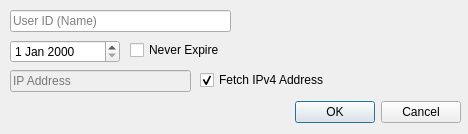
<?xml version="1.0" encoding="UTF-8"?>
<ui version="4.0">
 <class>IdentityDialog</class>
 <widget class="QDialog" name="IdentityDialog">
  <property name="geometry">
   <rect>
    <x>0</x>
    <y>0</y>
    <width>468</width>
    <height>134</height>
   </rect>
  </property>
  <property name="windowTitle">
   <string>p2kontakt: New Identity</string>
  </property>
  <widget class="QDateEdit" name="input_date">
   <property name="enabled">
    <bool>true</bool>
   </property>
   <property name="geometry">
    <rect>
     <x>10</x>
     <y>40</y>
     <width>110</width>
     <height>23</height>
    </rect>
   </property>
  </widget>
  <widget class="QDialogButtonBox" name="buttons_confirm">
   <property name="geometry">
    <rect>
     <x>10</x>
     <y>100</y>
     <width>451</width>
     <height>24</height>
    </rect>
   </property>
   <property name="standardButtons">
    <set>QDialogButtonBox::Cancel|QDialogButtonBox::Ok</set>
   </property>
   <property name="centerButtons">
    <bool>false</bool>
   </property>
  </widget>
  <widget class="QCheckBox" name="checkbox_never">
   <property name="geometry">
    <rect>
     <x>130</x>
     <y>40</y>
     <width>111</width>
     <height>20</height>
    </rect>
   </property>
   <property name="text">
    <string>Never Expire</string>
   </property>
  </widget>
  <widget class="QLineEdit" name="input_userid">
   <property name="geometry">
    <rect>
     <x>10</x>
     <y>10</y>
     <width>221</width>
     <height>22</height>
    </rect>
   </property>
   <property name="placeholderText">
    <string>User ID (Name)</string>
   </property>
  </widget>
  <widget class="QCheckBox" name="checkbox_fetch">
   <property name="geometry">
    <rect>
     <x>200</x>
     <y>70</y>
     <width>261</width>
     <height>20</height>
    </rect>
   </property>
   <property name="text">
    <string>Fetch IPv4 Address</string>
   </property>
   <property name="checked">
    <bool>true</bool>
   </property>
   <property name="tristate">
    <bool>false</bool>
   </property>
  </widget>
  <widget class="QLineEdit" name="input_ip">
   <property name="enabled">
    <bool>false</bool>
   </property>
   <property name="geometry">
    <rect>
     <x>10</x>
     <y>70</y>
     <width>181</width>
     <height>22</height>
    </rect>
   </property>
   <property name="readOnly">
    <bool>false</bool>
   </property>
   <property name="placeholderText">
    <string>IP Address</string>
   </property>
  </widget>
 </widget>
 <tabstops>
  <tabstop>input_userid</tabstop>
  <tabstop>input_date</tabstop>
  <tabstop>checkbox_never</tabstop>
 </tabstops>
 <resources/>
 <connections/>
</ui>
